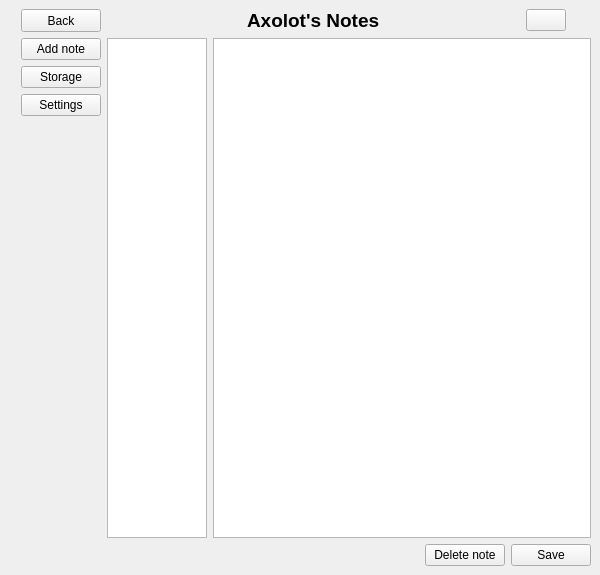
<?xml version="1.0" encoding="UTF-8"?>
<ui version="4.0">
 <class>MainWindow</class>
 <widget class="QMainWindow" name="MainWindow">
  <property name="geometry">
   <rect>
    <x>0</x>
    <y>0</y>
    <width>600</width>
    <height>575</height>
   </rect>
  </property>
  <property name="windowTitle">
   <string>Axolot's Notes</string>
  </property>
  <property name="windowIcon">
   <iconset resource="res.qrc">
    <normaloff>:/icons/icons/axolot.png</normaloff>:/icons/icons/axolot.png</iconset>
  </property>
  <widget class="QWidget" name="centralwidget">
   <layout class="QVBoxLayout" name="verticalLayout_2">
    <item>
     <layout class="QHBoxLayout" name="horizontalLayout_3">
      <property name="leftMargin">
       <number>12</number>
      </property>
      <property name="rightMargin">
       <number>12</number>
      </property>
      <item>
       <widget class="QPushButton" name="btn_back">
        <property name="sizePolicy">
         <sizepolicy hsizetype="Fixed" vsizetype="Fixed">
          <horstretch>0</horstretch>
          <verstretch>0</verstretch>
         </sizepolicy>
        </property>
        <property name="maximumSize">
         <size>
          <width>80</width>
          <height>25</height>
         </size>
        </property>
        <property name="font">
         <font>
          <italic>false</italic>
          <bold>false</bold>
          <strikeout>false</strikeout>
         </font>
        </property>
        <property name="text">
         <string>Back</string>
        </property>
        <property name="icon">
         <iconset resource="res.qrc">
          <normaloff>:/icons/icons/arrow_back_ios_FILL0_wght400_GRAD0_opsz24.svg</normaloff>:/icons/icons/arrow_back_ios_FILL0_wght400_GRAD0_opsz24.svg</iconset>
        </property>
       </widget>
      </item>
      <item>
       <spacer name="horizontalSpacer_3">
        <property name="orientation">
         <enum>Qt::Horizontal</enum>
        </property>
        <property name="sizeHint" stdset="0">
         <size>
          <width>40</width>
          <height>20</height>
         </size>
        </property>
       </spacer>
      </item>
      <item>
       <widget class="QLabel" name="label_App">
        <property name="sizePolicy">
         <sizepolicy hsizetype="Fixed" vsizetype="Fixed">
          <horstretch>0</horstretch>
          <verstretch>0</verstretch>
         </sizepolicy>
        </property>
        <property name="maximumSize">
         <size>
          <width>300</width>
          <height>100</height>
         </size>
        </property>
        <property name="font">
         <font>
          <pointsize>14</pointsize>
          <bold>true</bold>
         </font>
        </property>
        <property name="text">
         <string>Axolot's Notes</string>
        </property>
       </widget>
      </item>
      <item>
       <spacer name="horizontalSpacer">
        <property name="orientation">
         <enum>Qt::Horizontal</enum>
        </property>
        <property name="sizeHint" stdset="0">
         <size>
          <width>40</width>
          <height>20</height>
         </size>
        </property>
       </spacer>
      </item>
      <item>
       <widget class="QPushButton" name="btn_theme">
        <property name="text">
         <string/>
        </property>
        <property name="icon">
         <iconset resource="res.qrc">
          <normaloff>:/icons/icons/dark_mode_FILL0_wght400_GRAD0_opsz24.svg</normaloff>:/icons/icons/dark_mode_FILL0_wght400_GRAD0_opsz24.svg</iconset>
        </property>
        <property name="iconSize">
         <size>
          <width>25</width>
          <height>25</height>
         </size>
        </property>
       </widget>
      </item>
      <item>
       <widget class="QLabel" name="label_Axolot">
        <property name="maximumSize">
         <size>
          <width>60</width>
          <height>60</height>
         </size>
        </property>
        <property name="text">
         <string/>
        </property>
        <property name="pixmap">
         <pixmap resource="res.qrc">:/icons/icons/axolot.png</pixmap>
        </property>
        <property name="scaledContents">
         <bool>true</bool>
        </property>
       </widget>
      </item>
     </layout>
    </item>
    <item>
     <layout class="QHBoxLayout" name="horizontalLayout_4">
      <item>
       <layout class="QVBoxLayout" name="buttonsLayout">
        <property name="spacing">
         <number>6</number>
        </property>
        <property name="leftMargin">
         <number>12</number>
        </property>
        <property name="topMargin">
         <number>0</number>
        </property>
        <property name="rightMargin">
         <number>0</number>
        </property>
        <property name="bottomMargin">
         <number>12</number>
        </property>
        <item>
         <widget class="QPushButton" name="btn_add_note">
          <property name="maximumSize">
           <size>
            <width>80</width>
            <height>25</height>
           </size>
          </property>
          <property name="text">
           <string>Add note</string>
          </property>
          <property name="icon">
           <iconset resource="res.qrc">
            <normaloff>:/icons/icons/add_box_FILL0_wght400_GRAD0_opsz24.svg</normaloff>:/icons/icons/add_box_FILL0_wght400_GRAD0_opsz24.svg</iconset>
          </property>
         </widget>
        </item>
        <item>
         <widget class="QPushButton" name="btn_storage">
          <property name="maximumSize">
           <size>
            <width>80</width>
            <height>25</height>
           </size>
          </property>
          <property name="text">
           <string>Storage</string>
          </property>
          <property name="icon">
           <iconset resource="res.qrc">
            <normaloff>:/icons/icons/create_new_folder_FILL0_wght400_GRAD0_opsz24.svg</normaloff>:/icons/icons/create_new_folder_FILL0_wght400_GRAD0_opsz24.svg</iconset>
          </property>
         </widget>
        </item>
        <item>
         <widget class="QPushButton" name="btn_settings">
          <property name="maximumSize">
           <size>
            <width>80</width>
            <height>25</height>
           </size>
          </property>
          <property name="text">
           <string>Settings</string>
          </property>
          <property name="icon">
           <iconset resource="res.qrc">
            <normaloff>:/icons/icons/settings_FILL0_wght400_GRAD0_opsz24.svg</normaloff>:/icons/icons/settings_FILL0_wght400_GRAD0_opsz24.svg</iconset>
          </property>
         </widget>
        </item>
        <item>
         <spacer name="verticalSpacer">
          <property name="orientation">
           <enum>Qt::Vertical</enum>
          </property>
          <property name="sizeHint" stdset="0">
           <size>
            <width>20</width>
            <height>40</height>
           </size>
          </property>
         </spacer>
        </item>
       </layout>
      </item>
      <item>
       <layout class="QVBoxLayout" name="verticalLayout">
        <item>
         <layout class="QHBoxLayout" name="horizontalLayout">
          <item>
           <widget class="QListWidget" name="listWidget">
            <property name="minimumSize">
             <size>
              <width>100</width>
              <height>0</height>
             </size>
            </property>
            <property name="maximumSize">
             <size>
              <width>100</width>
              <height>16777215</height>
             </size>
            </property>
           </widget>
          </item>
          <item>
           <widget class="QTextEdit" name="textEdit"/>
          </item>
         </layout>
        </item>
        <item>
         <layout class="QHBoxLayout" name="horizontalLayout_2">
          <item>
           <spacer name="horizontalSpacer_2">
            <property name="orientation">
             <enum>Qt::Horizontal</enum>
            </property>
            <property name="sizeHint" stdset="0">
             <size>
              <width>40</width>
              <height>20</height>
             </size>
            </property>
           </spacer>
          </item>
          <item>
           <widget class="QLabel" name="label_save_or_del">
            <property name="minimumSize">
             <size>
              <width>200</width>
              <height>20</height>
             </size>
            </property>
            <property name="maximumSize">
             <size>
              <width>200</width>
              <height>20</height>
             </size>
            </property>
            <property name="text">
             <string/>
            </property>
           </widget>
          </item>
          <item>
           <widget class="QPushButton" name="btn_delete_note">
            <property name="text">
             <string>Delete note</string>
            </property>
            <property name="icon">
             <iconset resource="res.qrc">
              <normaloff>:/icons/icons/scan_delete_FILL0_wght400_GRAD0_opsz24.svg</normaloff>:/icons/icons/scan_delete_FILL0_wght400_GRAD0_opsz24.svg</iconset>
            </property>
           </widget>
          </item>
          <item>
           <widget class="QPushButton" name="btn_save">
            <property name="text">
             <string>Save</string>
            </property>
            <property name="icon">
             <iconset resource="res.qrc">
              <normaloff>:/icons/icons/save_FILL0_wght400_GRAD0_opsz24.svg</normaloff>:/icons/icons/save_FILL0_wght400_GRAD0_opsz24.svg</iconset>
            </property>
           </widget>
          </item>
         </layout>
        </item>
       </layout>
      </item>
     </layout>
    </item>
   </layout>
  </widget>
 </widget>
 <resources>
  <include location="res.qrc"/>
 </resources>
 <connections/>
</ui>
